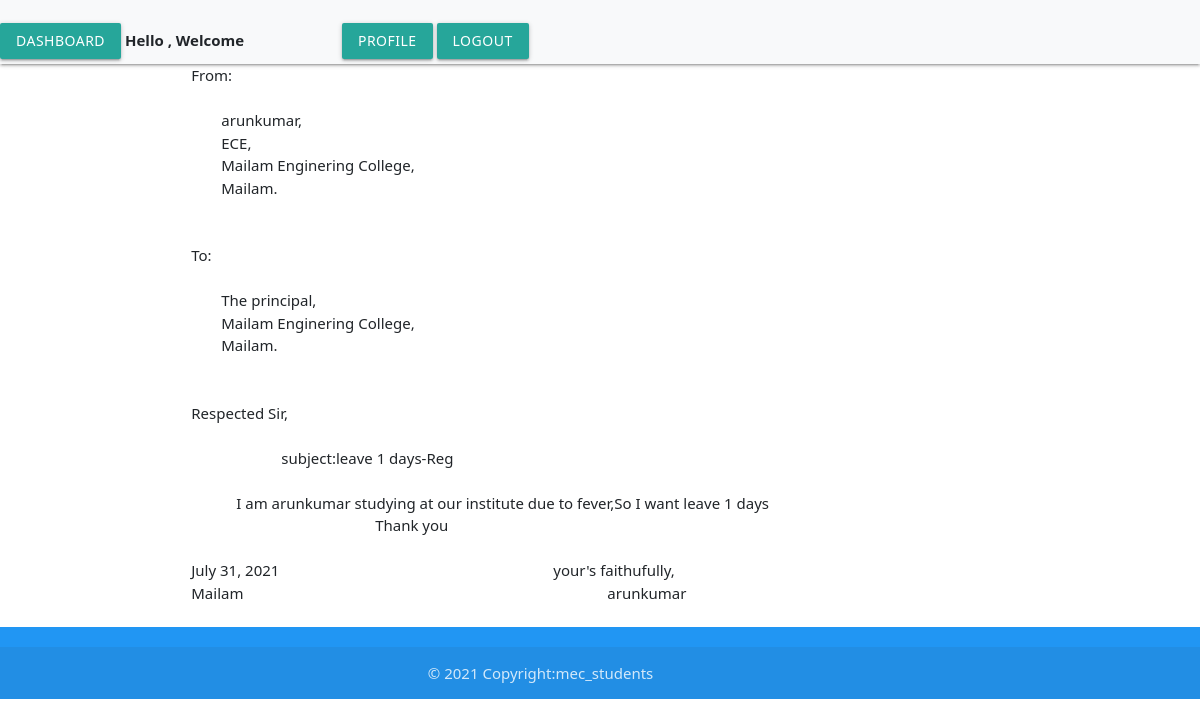
/letter/2, run on the app's committed database.
### clg/models.py (models this page shows, shortened)
class Permission(models.Model):
    name=models.CharField(max_length=50)
    department=models.CharField(max_length=350)
    subject=models.CharField(max_length=250)
    date=models.DateField()
    reason=models.CharField(max_length=250)
    status = models.BooleanField(default=False)

### clg/views.py (the view)
# urls.py: path('letter/<int:id>',views.letter,name='letter'),
def letter(request,id):
	obj=Permission.objects.get(id=id)
	return render(request,'letter.html',{'data':obj})

### templates/letter.html (shortened to what this page needs)
{% extends 'index.html' %}
{% block content %}
    <div class="container">
        From:<br>
        <br>
        &emsp;&emsp;{{data.name}},<br>
        &emsp;&emsp;{{data.department}},<br>
        &emsp;&emsp;Mailam Enginering College,<br>
        &emsp;&emsp;Mailam.<br>
        <br>
        <br>
        To:<br>
        <br>
        &emsp;&emsp;The principal,<br>
        &emsp;&emsp;Mailam Enginering College,<br>
        &emsp;&emsp;Mailam.<br>
        <br>
        <br>
        Respected Sir,<br>
        <br>
        &emsp;&emsp;&emsp;&emsp;&emsp;&emsp;subject:{{data.subject}}-Reg<br>
        <br>
        &emsp;&emsp;&emsp;I am {{data.name}} studying {{data.address}} at our institute
        due to {{data.reason}},So I want {{data.subject}}<br>
        &emsp;&emsp;&emsp;&emsp;&emsp;&emsp;
        &emsp;&emsp;&emsp;&emsp;&emsp;&emsp;Thank you<br>
        <br>
        {{data.date}}&emsp;&emsp;&emsp;&emsp;&emsp;&emsp;&emsp;&emsp;&emsp;&emsp;&emsp;&emsp;
        &emsp;&emsp;&emsp;&emsp;&emsp;&emsp;your's faithufully,<br>
        Mailam&emsp;&emsp;&emsp;&emsp;&emsp;&emsp;&emsp;&emsp;&emsp;&emsp;&emsp;&emsp;&emsp;
        &emsp;&emsp;&emsp;&emsp;&emsp;&emsp;&emsp;&emsp;&emsp;&emsp;&emsp;{{data.name}}<br>
     </div>
{% endblock %}

### data on the page
Permission: name "arunkumar", department "ECE", subject "leave 1 days", reason "fever", date "July 31, 2021"
